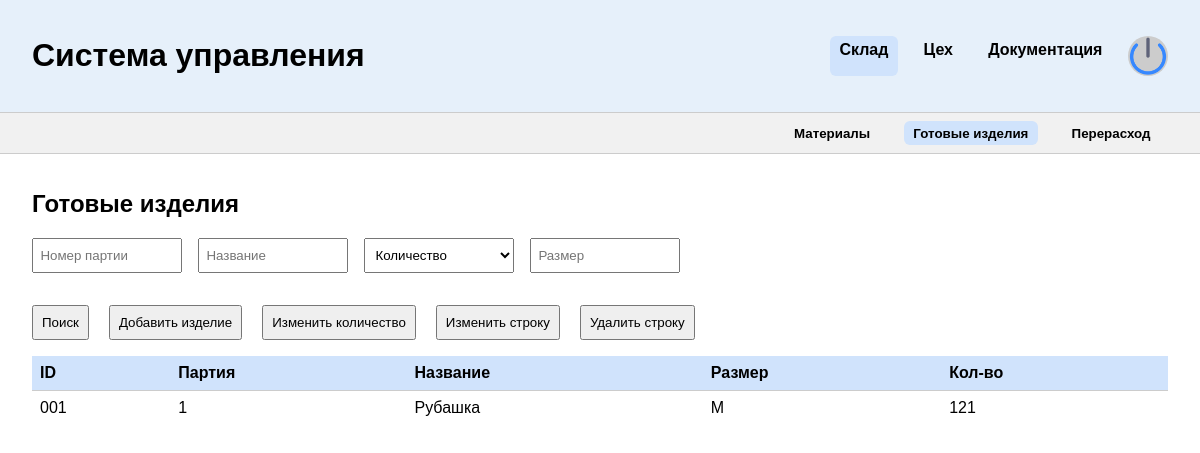
Page /warehouse/products/ (signed in) on the committed database.
### main/models.py (models this page shows, shortened)
class FinishedProducts(models.Model):
    batch = models.ForeignKey(Batch, on_delete=models.CASCADE)
    product_name = models.CharField(max_length=100, verbose_name="Название изделия")
    size = models.CharField(max_length=10, verbose_name="Размер изделия")
    quantity_product = models.IntegerField(verbose_name="Количество изделий в партии")
    class Meta:
        verbose_name = "Готовая продукция"
        verbose_name_plural = "Готовая продукция"

### main/views/products.py (the view)
# urls.py: path("warehouse/products/", FinishedProductsPage.as_view()),
class FinishedProductsPage(BaseView, TemplateView):
    template_name = "main/products.html"
    enable_roles = [UserRole.WarehouseManager, UserRole.Cutter]
    def get_context_data(self, **kwargs):
        context = super().get_context_data(**kwargs)
        context["products"] = FinishedProductsSerializer(Products.objects.all(), many=True).data
        context["batches"] = Batch.objects.all()
        return context

### main/models.py (called while the page is built)
    def __str__(self):
        return f"Партия: {self.id}"

    def __str__(self):
        return f"{self.fullname} - {self.role}"

### main/serializers.py (called while the page is built)
    def get_id(self, obj):
        return str(obj.id).zfill(3)

### main/views/base.py (called while the page is built)
    def dispatch(self, request: HttpRequest, *args, **kwargs):
        user = request.user
        if not user.is_authenticated:
            return HttpResponseRedirect('/')
        print(user.login)
        print(user.__dict__)
        if user.role == UserRole.GeneralManager or user.role == UserRole.ProductionManager:
            return super().dispatch(request, *args, **kwargs)
        if user.role not in self.get_enable_roles():
            return render(request, "main/protect.html")
        return super().dispatch(request, *args, **kwargs)

### main/templates/main/products.html (shortened to what this page needs)
{% extends "main/base.html" %}
{% load static %}
{% block content %}
  <header>
    <h1>Система управления</h1>
    <div class="menu">
      <a href="/warehouse/materials/" class="active">Склад</a>
      <a href="/ceh/workers/">Цех</a>
      <a href="/docs/">Документация</a>
      <div class="avatar"><img src="{% static 'main/shutdown.png' %}" /></div>
    </div>
  </header>
  <div class="submenu" id="submenu-sklad">
    <button data-target="materials"><a href="/warehouse/materials/">Материалы</a></button>
    <button data-target="products" class="active"><a href="/warehouse/products/">Готовые изделия</a></button>
    <button data-target="overuse"><a href="/warehouse/overuse/">Перерасход</a></button>
  </div>
  <section id="sklad">
    <div class="table-section" id="products">
      <h2>Готовые изделия</h2>
      <div class="filters">
        <input type="text" id="filter-batch" placeholder="Номер партии">
        <input type="text" id="filter-name" placeholder="Название">
        <select id="sort-products-qty">
          <option value="">Количество</option>
        </select>
        <input type="text" id="filter-size" placeholder="Размер">
      </div>
      <div class="product-actions">
        <button onclick="filterProducts()">Поиск</button>
        <button onclick="document.getElementById('dialog-add-product').showModal()">Добавить изделие</button>
        <button onclick="document.getElementById('dialog-edit-qty-entry').showModal()">Изменить количество</button>
        <button onclick="document.getElementById('dialog-edit-row-id').showModal()">Изменить строку</button>
        <button onclick="document.getElementById('dialog-delete-row-id').showModal()">Удалить строку</button>
      </div>
      <table>
        <thead>
          <tr><th>ID</th><th>Партия</th><th>Название</th><th>Размер</th><th>Кол-во</th></tr>
        </thead>
        <tbody id="products-table-body">
          {% for p in products %}
          <tr><td>{{ p.id }}</td><td>{{p.batch}}</td><td>{{ p.product_name }}</td><td>{{ p.size }}</td><td>{{ p.quantity_product }}</td></tr>
          {% endfor %}
        </tbody>
      </table>
    </div>
  </section>
{% endblock %}

### main/templates/main/base.html (style rules this page uses)
.filters, .search, .table-section input, .table-section .filters { margin-bottom: 1rem; display: flex; gap: 0.5rem; flex-wrap: wrap; }
.filters input, .filters select { flex: 1 1 150px; max-width: 150px; height: 35px; padding: 0.4rem; box-sizing: border-box; }
.filters { width: 100%; }
body { margin: 0; font-family: sans-serif; background-color: white; color: black; }
header { display: flex; justify-content: space-between; align-items: center; padding: 1rem 2rem; background-color: #e6f0fa; border-bottom: 1px solid #ccc; }
.menu { display: flex; gap: 1rem; }
.menu a { text-decoration: none; color: black; font-weight: bold; padding: 0.3rem 0.6rem; border-radius: 6px; }
.menu a.active { background-color: #d0e3fc; }
.avatar { width: 40px; height: 40px; background-color: #ccc; border-radius: 50%; }
.submenu { display: flex; justify-content: flex-end; padding: 0.5rem 2rem; background-color: #f1f1f1; border-bottom: 1px solid #ccc; gap: 1rem; }
.submenu button { background-color: transparent; border: none; font-weight: bold; cursor: pointer; padding: 0.3rem 0.6rem; border-radius: 6px; }
.submenu button a { text-decoration: none; color: black }
.submenu button.active { background-color: #d0e3fc; }
main, section { padding: 1rem 2rem; }
table { width: 100%; border-collapse: collapse; margin-bottom: 2rem; }
th { background-color: #d0e3fc; padding: 0.5rem; text-align: left; }
td { padding: 0.5rem; border-top: 1px solid #ccc; }
input, select, button { padding: 0.5rem; margin-right: 0.5rem; }
.material-actions, .product-actions { display: flex; gap: 0.75rem; margin: 1rem 0; }
.avatar img { width: 100%; cursor: pointer; }

### rows in the picture
FinishedProducts: id "001", batch "1", product_name "Рубашка", size "M", quantity_product "121"
